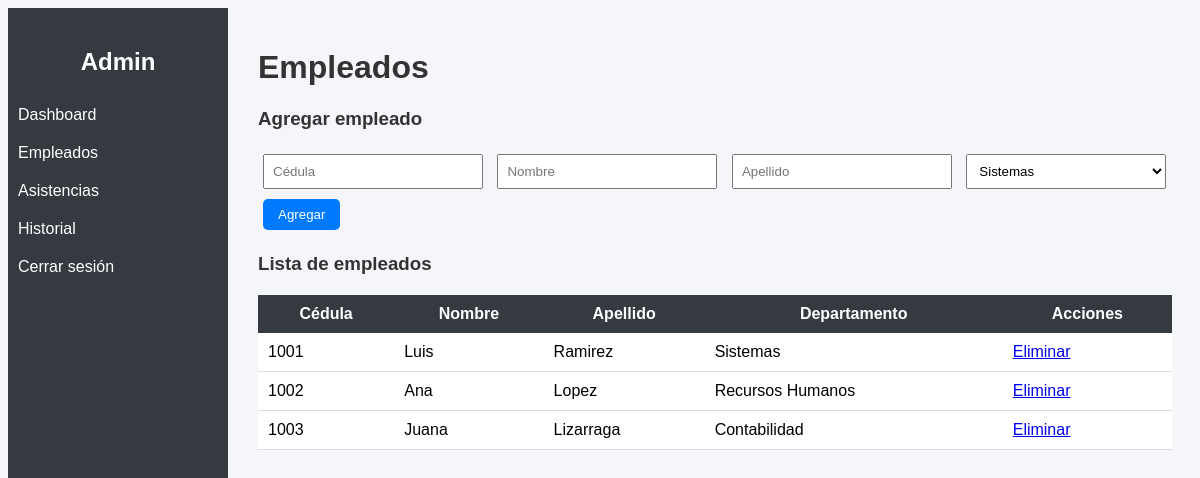
/admin/empleados.php (signed in), run on the app's committed database.
### tables this page shows
CREATE TABLE `empleados` (
  `cedula` int(11) NOT NULL,
  `nombre` varchar(255) NOT NULL,
  `apellido` varchar(255) NOT NULL,
  `foto` varchar(255) NOT NULL,
  `departamento_id` int(11) DEFAULT NULL
);

CREATE TABLE `departamentos` (
  `id` int(11) NOT NULL,
  `nombre` varchar(100) NOT NULL
);

### admin/empleados.php (the view, shortened to what this page needs)
<?php
require("../config/conexion.php");
$empleados = $conexion->query("
SELECT e.*, d.nombre as departamento
FROM empleados e
LEFT JOIN departamentos d ON e.departamento_id = d.id
");
?>
<!DOCTYPE html>
<html>
<head>
<link rel="stylesheet" href="../assets/css/style.css">
</head>
<body>
<div class="sidebar">
    <h2>Admin</h2>
    <a href="dashboard.php">Dashboard</a>
    <a href="empleados.php">Empleados</a>
    <a href="asistencias.php">Asistencias</a>
    <a href="historial.php">Historial</a>
    <a href="../logout.php">Cerrar sesión</a>
</div>
<div class="content">
<h1>Empleados</h1>
<h3>Agregar empleado</h3>
<form method="POST">
    <input type="number" name="cedula" placeholder="Cédula" required>
    <input type="text" name="nombre" placeholder="Nombre" required>
    <input type="text" name="apellido" placeholder="Apellido" required>
    <select name="departamento">
        <?php
        $deps = $conexion->query("SELECT * FROM departamentos");
        while($d = $deps->fetch_assoc()){
            echo "<option value='{$d['id']}'>{$d['nombre']}</option>";
        }
        ?>
    </select>
    <button name="agregar">Agregar</button>
</form>
<h3>Lista de empleados</h3>
<table>
<tr>
    <th>Cédula</th>
    <th>Nombre</th>
    <th>Apellido</th>
    <th>Departamento</th>
    <th>Acciones</th>
</tr>
<?php while($e = $empleados->fetch_assoc()): ?>
<tr>
    <td><?= $e['cedula'] ?></td>
    <td><?= $e['nombre'] ?></td>
    <td><?= $e['apellido'] ?></td>
    <td><?= $e['departamento'] ?></td>
    <td>
        <a href="?eliminar=<?= $e['cedula'] ?>"
           onclick="return confirm('¿Eliminar empleado?')">
           Eliminar
        </a>
    </td>
</tr>
<?php endwhile; ?>
</table>
</div>
</body>
</html>

### assets/css/style.css (style rules this page uses)
body { font-family: Arial; background: #f4f6f9; }
input { width: 90%; padding: 10px; margin: 10px; }
button { padding: 10px 20px; background: #007bff; color: white; border: none; }
.sidebar { width: 220px; height: 100vh; background: #343a40; position: fixed; color: white; padding-top: 20px; }
.sidebar h2 { text-align: center; }
.sidebar a { display: block; color: white; padding: 10px; text-decoration: none; }
.content { margin-left: 230px; padding: 20px; }
table { width: 100%; border-collapse: collapse; margin-top: 20px; background: white; }
th { background: #343a40; color: white; padding: 10px; }
td { padding: 10px; border-bottom: 1px solid #ddd; }
button { padding: 8px 15px; margin: 5px; border: none; background: #007bff; color: white; border-radius: 5px; }
input, select { padding: 8px; margin: 5px; width: 200px; }
h1, h3 { color: #333; }

### data on the page
empleados: cedula "1001", nombre "Luis", apellido "Ramirez", departamento.nombre "Sistemas"
empleados: cedula "1002", nombre "Ana", apellido "Lopez", departamento.nombre "Recursos Humanos"
empleados: cedula "1003", nombre "Juana", apellido "Lizarraga", departamento.nombre "Contabilidad"

### other printed values
form field departamento "Sistemas"
